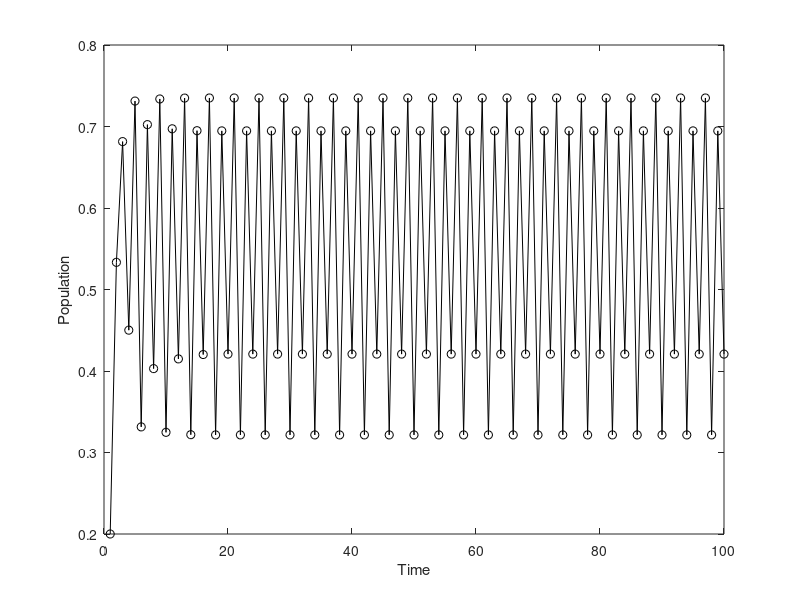

This figure's MATLAB source:
r = 2.5; %Growth rate per Capita
K = 0.6; %Carrying Capacity

nMax = 100; %Number of months to simulate
x = zeros(1,nMax); % Matrix to fill
x(1) = 0.2; %initial starting population

for n=2:nMax

    term2 = 1-(x(n-1)/K);
    x(n) = x(n-1)+r*term2*x(n-1);

end

figure(1); 
plot(x,'-ok');
ylabel('Population')
xlabel('Time')